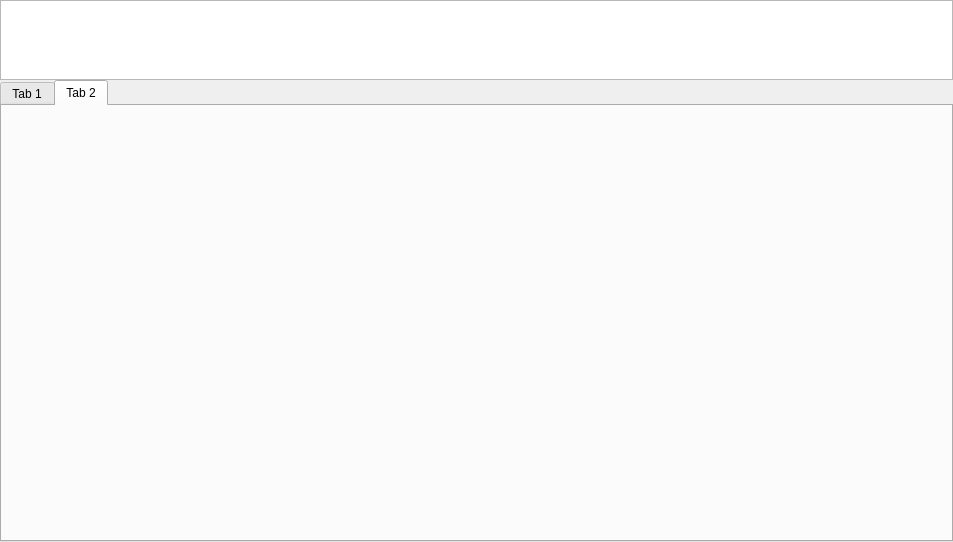
<?xml version="1.0" encoding="UTF-8"?>
<ui version="4.0">
 <class>IICSPI</class>
 <widget class="QWidget" name="IICSPI">
  <property name="geometry">
   <rect>
    <x>0</x>
    <y>0</y>
    <width>953</width>
    <height>542</height>
   </rect>
  </property>
  <property name="windowTitle">
   <string>Form</string>
  </property>
  <layout class="QGridLayout" name="gridLayout">
   <property name="leftMargin">
    <number>0</number>
   </property>
   <property name="topMargin">
    <number>0</number>
   </property>
   <property name="rightMargin">
    <number>0</number>
   </property>
   <property name="bottomMargin">
    <number>0</number>
   </property>
   <property name="spacing">
    <number>0</number>
   </property>
   <item row="0" column="0">
    <widget class="QWidget" name="widget" native="true">
     <property name="minimumSize">
      <size>
       <width>0</width>
       <height>80</height>
      </size>
     </property>
     <property name="maximumSize">
      <size>
       <width>16777215</width>
       <height>80</height>
      </size>
     </property>
     <layout class="QGridLayout" name="gridLayout_3">
      <property name="leftMargin">
       <number>0</number>
      </property>
      <property name="topMargin">
       <number>0</number>
      </property>
      <property name="rightMargin">
       <number>0</number>
      </property>
      <property name="bottomMargin">
       <number>0</number>
      </property>
      <property name="spacing">
       <number>0</number>
      </property>
      <item row="0" column="0">
       <widget class="QTextEdit" name="textEdit"/>
      </item>
     </layout>
    </widget>
   </item>
   <item row="1" column="0">
    <widget class="QWidget" name="widget_2" native="true">
     <property name="autoFillBackground">
      <bool>true</bool>
     </property>
     <layout class="QGridLayout" name="gridLayout_2">
      <property name="leftMargin">
       <number>0</number>
      </property>
      <property name="topMargin">
       <number>0</number>
      </property>
      <property name="rightMargin">
       <number>0</number>
      </property>
      <property name="bottomMargin">
       <number>0</number>
      </property>
      <property name="spacing">
       <number>0</number>
      </property>
      <item row="0" column="0">
       <widget class="QTabWidget" name="tabWidget">
        <property name="currentIndex">
         <number>1</number>
        </property>
        <widget class="QWidget" name="tab">
         <attribute name="title">
          <string>Tab 1</string>
         </attribute>
        </widget>
        <widget class="QWidget" name="tab_2">
         <attribute name="title">
          <string>Tab 2</string>
         </attribute>
        </widget>
       </widget>
      </item>
     </layout>
    </widget>
   </item>
  </layout>
 </widget>
 <resources/>
 <connections/>
</ui>
